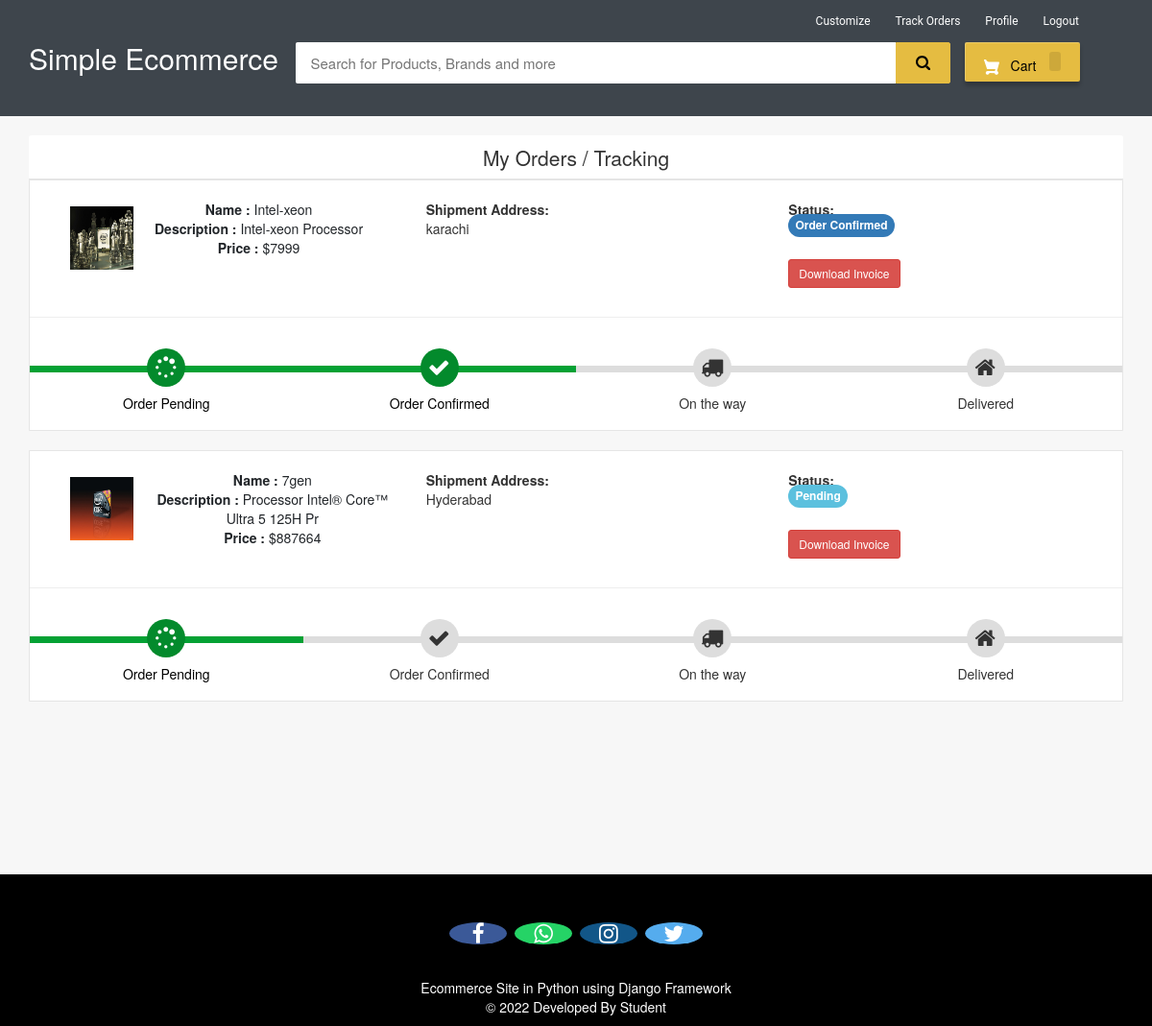
Page /my-order (signed in) on the committed database.
### ecom/models.py (models this page shows, shortened)
class Product(models.Model):
    name=models.CharField(max_length=40)
    product_image= models.ImageField(upload_to='product_image/',null=True,blank=True)
    price = models.PositiveIntegerField()
    description=models.CharField(max_length=40)

class Orders(models.Model):
    STATUS =(
        ('Pending','Pending'),
        ('Order Confirmed','Order Confirmed'),
        ('Out for Delivery','Out for Delivery'),
        ('Delivered','Delivered'),
    )
    customer=models.ForeignKey('Customer', on_delete=models.CASCADE,null=True)
    product=models.ForeignKey('Product',on_delete=models.CASCADE,null=True)
    email = models.CharField(max_length=50,null=True)
    address = models.CharField(max_length=500,null=True)
    mobile = models.CharField(max_length=20,null=True)
    order_date= models.DateField(auto_now_add=True,null=True)
    status=models.CharField(max_length=50,null=True,choices=STATUS)

### ecom/views.py (the view)
# urls.py: path('my-order', views.my_order_view,name='my-order'),
@login_required(login_url='customerlogin')
@user_passes_test(is_customer)
def my_order_view(request):
    customer=models.Customer.objects.get(user_id=request.user.id)
    orders=models.Orders.objects.all().filter(customer_id = customer)
    ordered_products=[]
    for order in orders:
        ordered_product=models.Product.objects.all().filter(id=order.product.id)
        ordered_products.append(ordered_product)
    return render(request,'ecom/my_order.html',{'data':zip(ordered_products,orders)})

### ecom/views.py (called while the page is built)
def is_customer(user):
    return user.groups.filter(name='CUSTOMER').exists()

### templates/ecom/my_order.html (shortened to what this page needs)
{% extends 'ecom/customer_base.html' %}
{% load static %}
{% block content %}
<br>
<div class="container">
    <header class="card-header" style="text-align:center; font-size: 21px"> My Orders / Tracking </header>
    {% for products,order in data %}
    <article class="card">
        <div class="card-body">
            <ul class="row" style="margin-left:20px;margin-top:20px;">
                <li class="col-md-4">
                  <figure class="itemside mb-3">
                    {%for product in products%}
                      <div class="aside"><img src="{% static product.product_image.url %}" class="img-sm border"></div>
                      <figcaption class="info align-self-center">
                          <p class="title"><strong>Name : </strong>{{product.name}} <br> <strong>Description : </strong>{{product.description}} <br> <strong>Price : </strong>${{product.price}}</p>
                      </figcaption>
                  </figure>
                </li>
                <li class="col-md-4">
                    <div class="col"> <strong>Shipment Address:</strong> <br> {{order.address}}</div>
                </li>
                <li class="col-md-4">
                    <div class="col"> <strong>Status:</strong> <br>
                        {% if order.status == 'Pending'%}
                        <td> <span class="label label-info" style="font-size: 12px; border-radius: 30px;">{{order.status}}</span></td>
                        {% elif order.status == 'Delivered' %}
                        <td> <span class="label label-success" style="font-size: 12px; border-radius: 30px;">{{order.status}}</span></td>
                        {% elif order.status == 'Out for Delivery' %}
                        <td> <span class="label label-default" style="font-size: 12px; border-radius: 30px;">{{order.status}}</span></td>
                        {%else%}
                          <td> <span class="label label-primary" style="font-size: 12px; border-radius: 30px;">{{order.status}}</span></td>
                        {%endif%}
                    </div> <br>
                    <h4><a style="text-decoration:none;" href="{% url 'download-invoice' order.id product.id  %}" ><button class="btn btn-danger btn-sm">Download Invoice</button></a></h4>
                </li>
                {%endfor%}
            </ul>
            <hr>
            <div class="track">
                {%if order.status == 'Pending' %}
                <div class="step active"> <span class="icon"> <i style="padding-top:3px; padding-right:25px;" class="fa fa-spinner"></i> </span> <span class="text">Order Pending</span> </div>
                <div class="step "> <span class="icon"> <i style="padding-top:3px; padding-right:25px;" class="fa fa-check"></i> </span> <span class="text"> Order Confirmed</span> </div>
                <div class="step "> <span class="icon"> <i style="padding-top:3px; padding-right:25px;" class="fa fa-truck"></i> </span> <span class="text"> On the way </span> </div>
                <div class="step "> <span class="icon"> <i style="padding-top:3px; padding-right:25px;" class="fa fa-home"></i> </span> <span class="text">Delivered</span> </div>
                {%elif order.status == 'Order Confirmed' %}
                <div class="step active"> <span class="icon"> <i style="padding-top:3px; padding-right:25px;" class="fa fa-spinner"></i> </span> <span class="text">Order Pending</span> </div>
                <div class="step active"> <span class="icon"> <i style="padding-top:3px; padding-right:25px;" class="fa fa-check"></i> </span> <span class="text"> Order Confirmed</span> </div>
                <div class="step "> <span class="icon"> <i style="padding-top:3px; padding-right:25px;" class="fa fa-truck"></i> </span> <span class="text"> On the way </span> </div>
                <div class="step "> <span class="icon"> <i style="padding-top:3px; padding-right:25px;" class="fa fa-home"></i> </span> <span class="text">Delivered</span> </div>
                {%endif%}
            </div>
        </div>
    </article><br>
    {%endfor%}
</div>
<br><br><br><br><br>
{% endblock content %}

### templates/ecom/customer_base.html (style rules this page uses)
body { background-color: #f7f7f7; }
.fa { font-size: 23px; width: 60px; text-align: center; text-decoration: none; margin: 5px 2px; border-radius: 50%; }
p { text-align: center; }

### templates/ecom/my_order.html (style rules this page uses)
body { background-color: #f7f7f7; }
.container { margin-top: 0px; margin-bottom: 0px }
.card { position: relative; display: -webkit-box; display: -ms-flexbox; display: flex; -webkit-box-orient: vertical; -webkit-box-direction: normal; -ms-flex-direction: column; flex-direction: column; min-width: 0; word-wrap: break-word; background-color: #fff; background-clip: border-box; border: 1px solid rgba(0, 0, 0, 0.1); border-radius: 0.10rem }
.card-header:first-child { border-radius: calc(0.37rem - 1px) calc(0.37rem - 1px) 0 0 }
.card-header { padding: 0.75rem 1.25rem; margin-bottom: 0; background-color: #fff; border-bottom: 1px solid rgba(0, 0, 0, 0.1) }
.track { position: relative; background-color: #ddd; height: 7px; display: -webkit-box; display: -ms-flexbox; display: flex; margin-bottom: 60px; margin-top: 50px }
.track .step { -webkit-box-flex: 1; -ms-flex-positive: 1; flex-grow: 1; width: 25%; margin-top: -18px; text-align: center; position: relative }
.track .step.active:before { background: #05a134 }
.track .step::before { height: 7px; position: absolute; content: ""; width: 100%; left: 0; top: 18px }
.track .step.active .icon { background: #038a2c; color: #fff }
.track .icon { display: inline-block; width: 40px; height: 40px; line-height: 40px; position: relative; border-radius: 100%; background: #ddd }
.track .step.active .text { font-weight: 400; color: #000 }
.track .text { display: block; margin-top: 7px }
.itemside { position: relative; display: -webkit-box; display: -ms-flexbox; display: flex; width: 100% }
.itemside .aside { position: relative; -ms-flex-negative: 0; flex-shrink: 0 }
.img-sm { width: 80px; height: 80px; padding: 7px }
ul.row, ul.row-sm { list-style: none; padding: 0 }
.itemside .info { padding-left: 15px; padding-right: 7px }
.itemside .title { display: block; margin-bottom: 5px; color: #212529 }
p { margin-top: 0; margin-bottom: 1rem }

### rows in the picture
Orders: address "karachi", status "Order Confirmed", shows "Order Pending"
Product: product_image (picture), name "Intel-xeon", description "Intel-xeon Processor", price "7999"
Orders: address "Hyderabad", status "Pending", shows "Order Pending"
Product: product_image (picture), name "7gen", description "Processor Intel® Core™ Ultra 5 125H Pr", price "887664"
